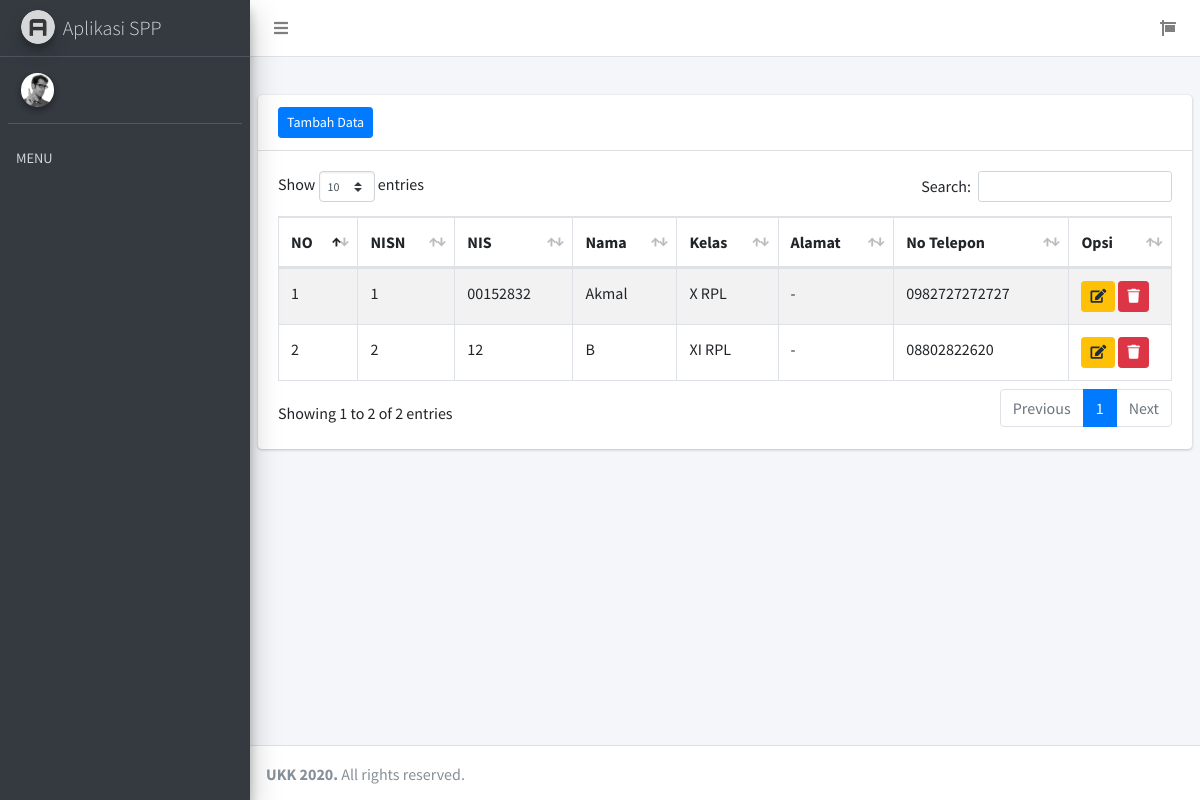
/index.php/datasiswa, run on the app's committed database.
### tables this page shows
CREATE TABLE `siswa` (
  `nisn` varchar(10) NOT NULL,
  `nis` varchar(8) NOT NULL,
  `nama` varchar(35) NOT NULL,
  `username` varchar(35) NOT NULL,
  `password` varchar(40) NOT NULL,
  `id_kelas` int(11) NOT NULL,
  `id_petugas` int(11) NOT NULL,
  `alamat` text NOT NULL,
  `no_telp` varchar(13) NOT NULL,
  `id_spp` int(11) NOT NULL
);

CREATE TABLE `kelas` (
  `id_kelas` int(11) NOT NULL,
  `nama_kelas` varchar(10) NOT NULL,
  `kompetensi_keahlian` varchar(50) NOT NULL
);

### application/controllers/DataSiswa.php (called while the page is built, shortened)
<?php
class DataSiswa extends CI_Controller {
	public function index()
	{
		$data['title'] = 'Data Siswa';
		$data['data_siswa'] = $this->M_siswa->get_data()->result();
		$this->load->view('layouts/header', $data);
		$this->load->view('layouts/sidebar');
		$this->load->view('admin/data_siswa/data_siswa',$data);
		$this->load->view('layouts/footer');
	}
}

### index.php (called while the page is built, shortened)
<?php
require_once BASEPATH.'core/CodeIgniter.php';

### application/models/M_siswa.php (called while the page is built, shortened)
<?php
class M_siswa extends CI_Model {
	public function get_data()
	{
		$this->db->join('kelas', 'kelas.id_kelas = siswa.id_kelas', 'left');
		return $this->db->get('siswa');
	}
}

### application/views/admin/data_siswa/data_siswa.php (the view, shortened to what this page needs)
<div class="content-wrapper">
  <section class="content-header">
  </section>
  <section class="content">
    <div class="row">
      <div class="col-12">
        <div class="card">
          <div class="card-header">
            <a href="<?php echo base_url('tambah-siswa') ?>" class="btn btn-sm btn-primary">Tambah Data</a>
          </div>
          <div class="card-body">
          	<div class="table-responsive">
            <table id="example1" class="table table-bordered table-striped">
              <thead>
              <tr>
                <th>NO</th>
                <th>NISN</th>
                <th>NIS</th>
                <th>Nama</th>
                <th>Kelas</th>
                <th>Alamat</th>
                <th>No Telepon</th>
                <th>Opsi</th>
              </tr>
              </thead>
              <tbody>
              <?php $no=1; foreach ($data_siswa as $siswa) { ?>
              <tr>
                <td><?php echo $no++ ?></td>
                <td><?php echo $siswa->nisn ?></td>
                <td><?php echo $siswa->nis ?></td>
                <td><?php echo $siswa->nama ?></td>
                <td><?php echo $siswa->nama_kelas ?></td>
                <td><?php echo $siswa->alamat ?></td>
                <td><?php echo $siswa->no_telp ?></td>
                <td>
                	<a href="<?php echo base_url('edit-siswa/'.$siswa->nisn) ?>" class="btn btn-sm btn-warning"><i class="fa fa-edit"></i></a>
                	<a onclick="return confirm('Beneran ? Hapus Data == Hapus Kenangan:v')" href="<?php echo base_url('hapus-siswa/'.$siswa->nisn) ?>" class="btn btn-sm btn-danger"><i class="fa fa-trash"></i></a>
                </td>
              </tr>
              <?php } ?>
              </tbody>
            </table>
          	</div>
          </div>
        </div>
      </div>
    </div>
  </section>
</div>

### data on the page
siswa: nisn "1", nis "00152832", nama "Akmal", id_kelas.nama_kelas "X RPL", alamat "-", no_telp "0982727272727"
siswa: nisn "2", nis "12", nama "B", id_kelas.nama_kelas "XI RPL", alamat "-", no_telp "08802822620"
